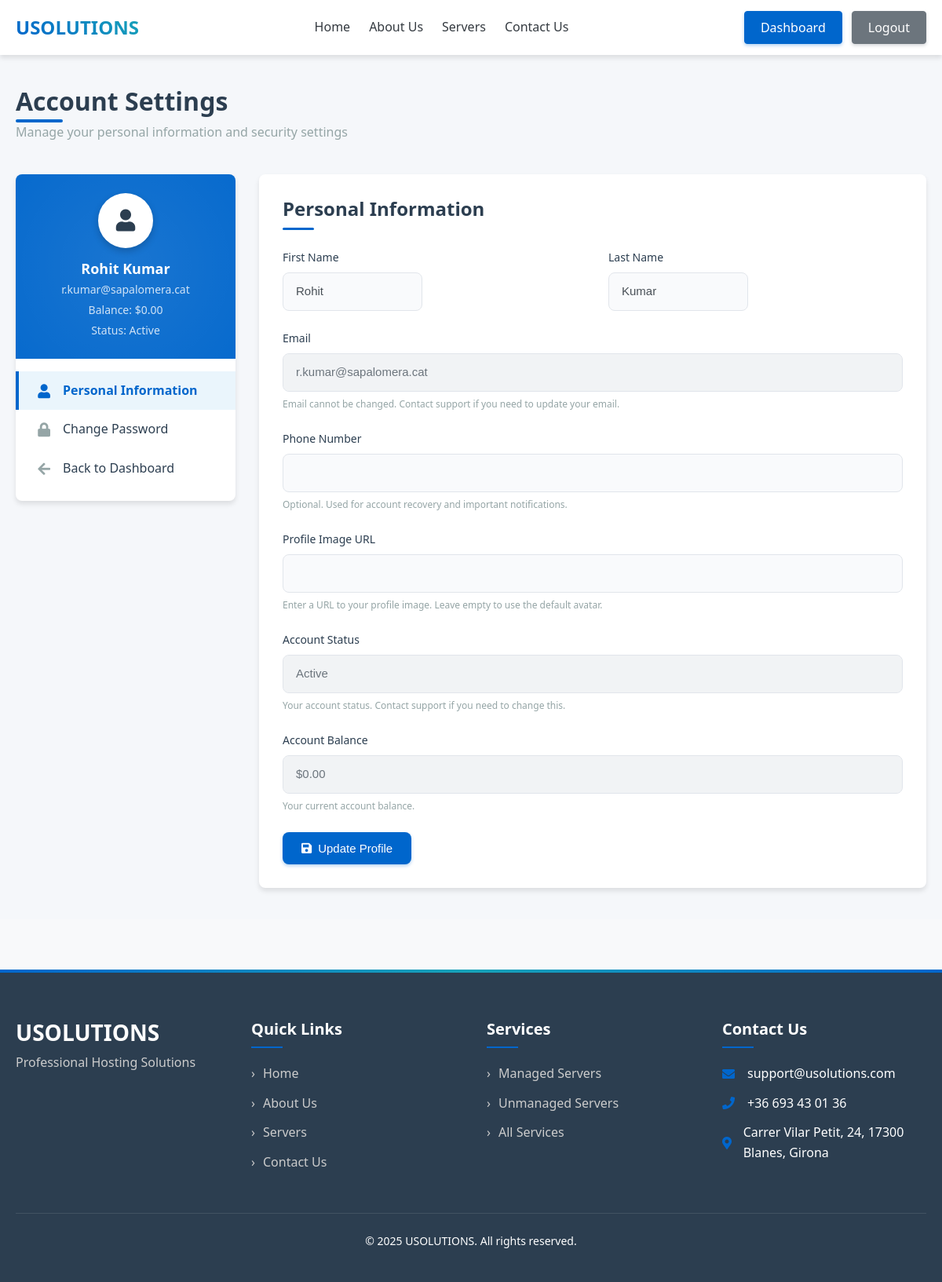
Page /pagina-web/pages/profile.php (signed in) on the committed database.
### tables this page shows
CREATE TABLE `users` (
  `id` int(11) NOT NULL,
  `first_name` varchar(50) NOT NULL,
  `last_name` varchar(50) NOT NULL,
  `email` varchar(100) NOT NULL,
  `phone` varchar(20) DEFAULT NULL,
  `password` varchar(255) NOT NULL,
  `status` enum('active','inactive','suspended') NOT NULL DEFAULT 'active',
  `balance` decimal(10,2) NOT NULL DEFAULT 0.00,
  `created_at` datetime NOT NULL,
  `last_login` datetime DEFAULT NULL,
  `profile_image` varchar(255) DEFAULT NULL
);

### pagina-web/includes/functions.php (called while the page is built, shortened)
<?php
require_once 'config.php';
function getUserProfile($userId) {
    global $conn;
    $userId = (int)$userId;
    $query = "SELECT id, first_name, last_name, email, phone, created_at
              FROM users WHERE id = $userId";
    $result = $conn->query($query);
    if ($result->num_rows === 1) {
        return $result->fetch_assoc();
    }
    return null;
}

### pagina-web/pages/profile.php (the view, shortened to what this page needs)
<?php
include_once '../includes/header.php';
$userId = $_SESSION['user_id'];
$user = getUserProfile($userId);
?>
<section class="profile">
    <div class="container">
        <div class="profile-header">
            <h1>Account Settings</h1>
            <p>Manage your personal information and security settings</p>
        </div>
        <div class="profile-grid">
            <div class="profile-sidebar">
                <div class="user-info">
                    <div class="user-avatar">
                        <?php if (!empty($user['profile_image'])): ?>
                            <img src="<?php echo htmlspecialchars($user['profile_image']); ?>" alt="Profile Image">
                        <?php else: ?>
                            <i class="fas fa-user"></i>
                        <?php endif; ?>
                    </div>
                    <div class="user-details">
                        <h3><?php echo htmlspecialchars($user['first_name'] . ' ' . $user['last_name']); ?></h3>
                        <p><?php echo htmlspecialchars($user['email']); ?></p>
                        <p>Balance: $<?php echo isset($user['balance']) ? number_format($user['balance'], 2) : '0.00'; ?></p>
                        <p>Status: <?php echo isset($user['status']) ? ucfirst($user['status']) : 'Active'; ?></p>
                    </div>
                </div>
                <nav class="profile-nav">
                    <ul>
                        <li><a href="#personal-info"><i class="fas fa-user"></i> Personal Information</a></li>
                        <li><a href="#change-password"><i class="fas fa-lock"></i> Change Password</a></li>
                        <li><a href="dashboard.php"><i class="fas fa-arrow-left"></i> Back to Dashboard</a></li>
                    </ul>
                </nav>
            </div>
            <div class="profile-content">
                <section id="personal-info" class="profile-section">
                    <h2>Personal Information</h2>
                    <form action="profile.php" method="post">
                        <div class="form-row">
                            <div class="form-group">
                                <label for="first_name">First Name</label>
                                <input type="text" id="first_name" name="first_name" value="<?php echo htmlspecialchars($user['first_name']); ?>" required>
                            </div>
                            <div class="form-group">
                                <label for="last_name">Last Name</label>
                                <input type="text" id="last_name" name="last_name" value="<?php echo htmlspecialchars($user['last_name']); ?>" required>
                            </div>
                        </div>
                        <div class="form-group">
                            <label for="email">Email</label>
                            <input type="email" id="email" value="<?php echo htmlspecialchars($user['email']); ?>" disabled>
                            <small>Email cannot be changed. Contact support if you need to update your email.</small>
                        </div>
                        <div class="form-group">
                            <label for="phone">Phone Number</label>
                            <input type="tel" id="phone" name="phone" value="<?php echo htmlspecialchars($user['phone']); ?>">
                            <small>Optional. Used for account recovery and important notifications.</small>
                        </div>
                        <div class="form-group">
                            <label for="profile_image">Profile Image URL</label>
                            <input type="url" id="profile_image" name="profile_image" value="<?php echo isset($user['profile_image']) ? htmlspecialchars($user['profile_image']) : ''; ?>">
                            <small>Enter a URL to your profile image. Leave empty to use the default avatar.</small>
                        </div>
                        <div class="form-group">
                            <label>Account Status</label>
                            <input type="text" value="<?php echo isset($user['status']) ? ucfirst($user['status']) : 'Active'; ?>" disabled>
                            <small>Your account status. Contact support if you need to change this.</small>
                        </div>
                        <div class="form-group">
                            <label>Account Balance</label>
                            <input type="text" value="$<?php echo isset($user['balance']) ? number_format($user['balance'], 2) : '0.00'; ?>" disabled>
                            <small>Your current account balance.</small>
                        </div>
                        <button type="submit" class="btn-primary">
                            <i class="fas fa-save"></i> Update Profile
                        </button>
                    </form>
                </section>
            </div>
        </div>
    </div>
</section>
<?php include_once '../includes/footer.php'; ?>

### pagina-web/assets/css/style.css (style rules this page uses)
:root { --primary-color: #0066cc; --primary-dark: #0056b3; --primary-light: #e6f0ff; --secondary-color: #6c757d; --secondary-dark: #5a6268; --success-color: #28a745; --danger-color: #dc3545; --warning-color: #ffc107; --info-color: #17a2b8; --light-color: #f8f9fa; --dark-color: #343a40; --body-bg: #f8f9fa; --body-color: #333; --border-color: #e9ecef; --shadow-sm: 0 2px 4px rgba(0, 0, 0, 0.05); --shadow: 0 4px 6px rgba(0, 0, 0, 0.1); --shadow-lg: 0 10px 15px rgba(0, 0, 0, 0.1); --border-radius: 0.25rem; --border-radius-lg: 0.5rem; --transition: all 0.3s ease; --font-family: 'Segoe UI', Tahoma, Geneva, Verdana, sans-serif; --font-size-base: 1rem; --font-size-sm: 0.875rem; --font-size-lg: 1.25rem; --font-weight-normal: 400; --font-weight-medium: 500; --font-weight-bold: 700; --line-height: 1.6; --container-width: 1200px; --header-height: 70px; --footer-bg: #2c3e50; --footer-color: #fff; }
* { margin: 0; padding: 0; box-sizing: border-box; }
html { scroll-behavior: smooth; }
body { font-family: var(--font-family); line-height: var(--line-height); color: var(--body-color); background-color: var(--body-bg); overflow-x: hidden; }
.container { width: 100%; max-width: var(--container-width); margin: 0 auto; padding: 0 15px; }
a { text-decoration: none; color: var(--primary-color); transition: var(--transition); }
ul { list-style: none; }
h1, h2, h3, h4, h5, h6 { margin-bottom: 0.5rem; font-weight: var(--font-weight-bold); line-height: 1.2; color: var(--dark-color); }
h1 { font-size: 2.5rem; }
h2 { font-size: 2rem; }
h3 { font-size: 1.75rem; }
p { margin-bottom: 1rem; }
.btn-primary { color: #fff; background-color: var(--primary-color); border-color: var(--primary-color); box-shadow: 0 2px 4px rgba(0, 102, 204, 0.3); }
.form-group { margin-bottom: 1.25rem; }
.form-row { display: flex; flex-wrap: wrap; margin-right: -10px; margin-left: -10px; }
.form-row > .form-group { flex: 0 0 50%; max-width: 50%; padding-right: 10px; padding-left: 10px; }
label { display: inline-block; margin-bottom: 0.5rem; font-weight: var(--font-weight-medium); color: var(--dark-color); }
input, select, textarea { display: block; width: 100%; padding: 0.5rem 0.75rem; font-size: var(--font-size-base); line-height: 1.5; color: #495057; background-color: #fff; background-clip: padding-box; border: 1px solid #ced4da; border-radius: var(--border-radius); transition: border-color 0.15s ease-in-out, box-shadow 0.15s ease-in-out; }
small { display: block; margin-top: 0.25rem; font-size: 80%; color: var(--secondary-color); }

### rows in the picture
users: first_name+last_name "Rohit Kumar", email "r.kumar@sapalomera.cat", first_name "Rohit", last_name "Kumar"

### other values in the picture
SITE_NAME "USOLUTIONS"
